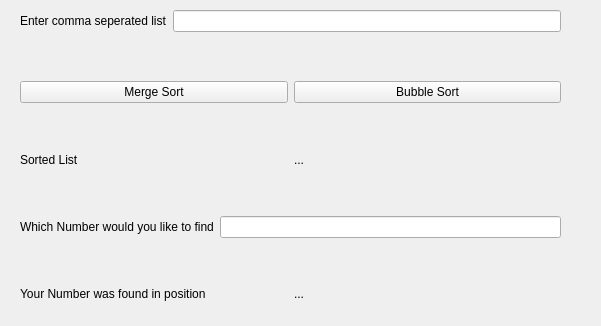
<?xml version="1.0" encoding="UTF-8"?>
<ui version="4.0">
 <class>MainWindow</class>
 <widget class="QMainWindow" name="MainWindow">
  <property name="geometry">
   <rect>
    <x>0</x>
    <y>0</y>
    <width>601</width>
    <height>326</height>
   </rect>
  </property>
  <property name="windowTitle">
   <string>MainWindow</string>
  </property>
  <widget class="QWidget" name="centralwidget">
   <widget class="QWidget" name="">
    <property name="geometry">
     <rect>
      <x>20</x>
      <y>10</y>
      <width>541</width>
      <height>291</height>
     </rect>
    </property>
    <layout class="QVBoxLayout" name="verticalLayout">
     <item>
      <layout class="QHBoxLayout" name="horizontalLayout">
       <item>
        <widget class="QLabel" name="enterListLabel">
         <property name="text">
          <string>Enter comma seperated list</string>
         </property>
        </widget>
       </item>
       <item>
        <widget class="QLineEdit" name="listLineEdit"/>
       </item>
      </layout>
     </item>
     <item>
      <spacer name="verticalSpacer">
       <property name="orientation">
        <enum>Qt::Vertical</enum>
       </property>
       <property name="sizeHint" stdset="0">
        <size>
         <width>20</width>
         <height>40</height>
        </size>
       </property>
      </spacer>
     </item>
     <item>
      <layout class="QHBoxLayout" name="horizontalLayout_3">
       <item>
        <widget class="QPushButton" name="pushButton">
         <property name="text">
          <string>Merge Sort</string>
         </property>
        </widget>
       </item>
       <item>
        <widget class="QPushButton" name="pushButton_2">
         <property name="text">
          <string>Bubble Sort</string>
         </property>
        </widget>
       </item>
      </layout>
     </item>
     <item>
      <spacer name="verticalSpacer_2">
       <property name="orientation">
        <enum>Qt::Vertical</enum>
       </property>
       <property name="sizeHint" stdset="0">
        <size>
         <width>20</width>
         <height>40</height>
        </size>
       </property>
      </spacer>
     </item>
     <item>
      <layout class="QHBoxLayout" name="horizontalLayout_2">
       <item>
        <widget class="QLabel" name="sortLabel">
         <property name="text">
          <string>Sorted List</string>
         </property>
        </widget>
       </item>
       <item>
        <widget class="QLabel" name="sortedListLabel">
         <property name="text">
          <string>...</string>
         </property>
        </widget>
       </item>
      </layout>
     </item>
     <item>
      <spacer name="verticalSpacer_3">
       <property name="orientation">
        <enum>Qt::Vertical</enum>
       </property>
       <property name="sizeHint" stdset="0">
        <size>
         <width>20</width>
         <height>40</height>
        </size>
       </property>
      </spacer>
     </item>
     <item>
      <layout class="QHBoxLayout" name="horizontalLayout_4">
       <item>
        <widget class="QLabel" name="label">
         <property name="text">
          <string>Which Number would you like to find</string>
         </property>
        </widget>
       </item>
       <item>
        <widget class="QLineEdit" name="lineEdit"/>
       </item>
      </layout>
     </item>
     <item>
      <spacer name="verticalSpacer_4">
       <property name="orientation">
        <enum>Qt::Vertical</enum>
       </property>
       <property name="sizeHint" stdset="0">
        <size>
         <width>20</width>
         <height>40</height>
        </size>
       </property>
      </spacer>
     </item>
     <item>
      <layout class="QHBoxLayout" name="horizontalLayout_5">
       <item>
        <widget class="QLabel" name="label_2">
         <property name="text">
          <string>Your Number was found in position</string>
         </property>
        </widget>
       </item>
       <item>
        <widget class="QLabel" name="label_3">
         <property name="text">
          <string>...</string>
         </property>
        </widget>
       </item>
      </layout>
     </item>
    </layout>
   </widget>
  </widget>
 </widget>
 <resources/>
 <connections/>
</ui>
